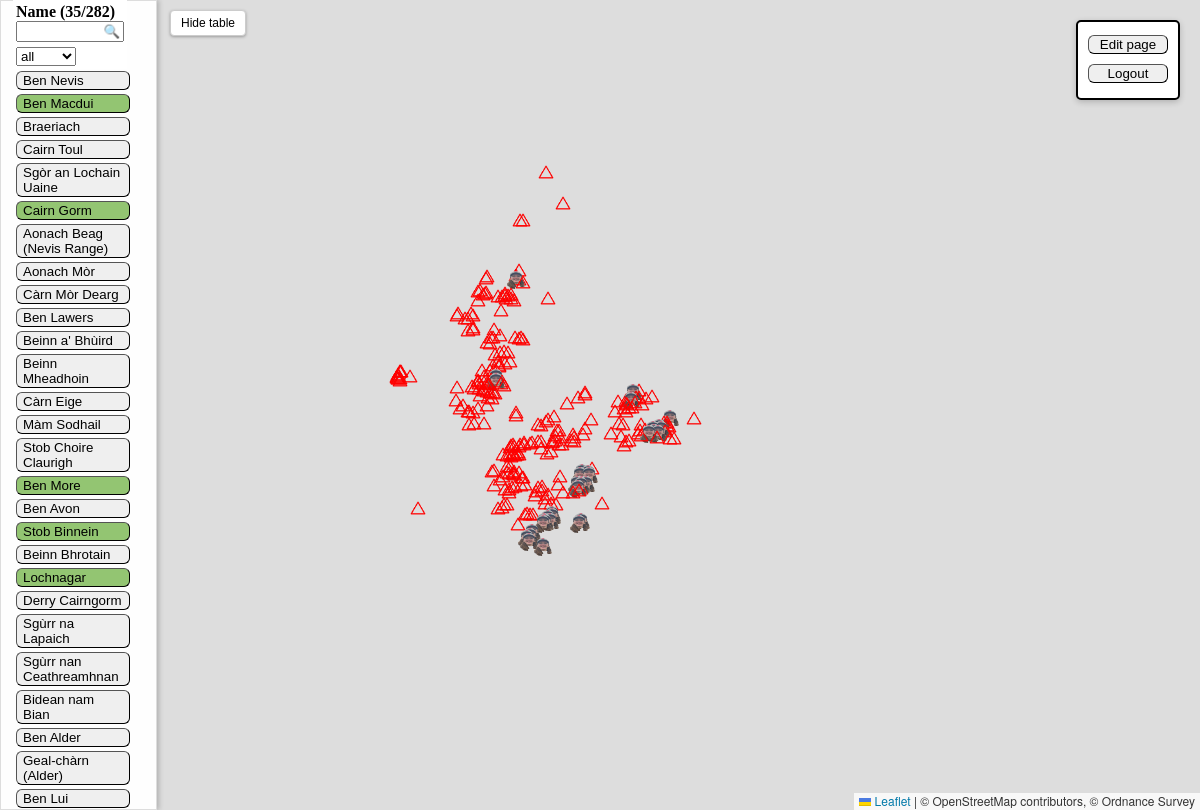
Page /amy/view (signed in) on the committed database.
### tables this page shows
CREATE TABLE munros (
                    munro_id TEXT PRIMARY KEY,
                    name TEXT UNIQUE,
                    region TEXT,
                    height TEXT,
                    description TEXT,
                    whl_url TEXT,
                    latitude FLOAT,
                    longitude FLOAT
                );

CREATE TABLE bags (
                        user_id INTEGER NOT NULL,
                        munro_id INTEGER NOT NULL,
                        date TEXT NOT NULL,
                        distance TEXT,
                        friends TEXT,
                        notes TEXT,
                        FOREIGN KEY (user_id) REFERENCES users(user_id),
                        FOREIGN KEY (munro_id) REFERENCES munros(munro_id)
                        );

### app.py (the view)
@app.route("/<user>/view")
def user_profile_view(user):
    conn = sqlite3.connect("database.db")
    cursor = conn.cursor()
    cursor.execute(f"""SELECT COUNT(*) FROM users WHERE user_name = '{user}';""")
    count = cursor.fetchone()[0]
    conn.commit()
    conn.close()
    if count == 0:
        return render_template("lost_map.html")
    log_data, bag_total = get_user_complete_log(user)
    return render_template("user_map_view.html", log_data=log_data, user=user, bag_total=bag_total)

### routes/munro_data.py (called while the page is built)
def get_user_complete_log(user_name):
    import sqlite3
    import pandas as pd
    db_file = "database.db"
    conn = sqlite3.connect("database.db")
    df = pd.read_sql_query(f"SELECT * FROM munros", conn)
    complete_log_query = f"""SELECT m.munro_id, m.name, m.region, m.height, m.description, m.whl_url, m.latitude, m.longitude, b.user_id, b.date, b.distance, b.friends, b.notes
                        FROM munros m
                        LEFT JOIN users u
                        ON u.user_name = '{user_name}'
                        LEFT JOIN bags b
                        ON m.munro_id = b.munro_id
                        AND b.user_id = u.user_id;
                """
    bags_df  = pd.read_sql(complete_log_query, conn)
    conn.close()
    bag_data = bags_df.to_dict(orient='records')
    bag_total = str(len(bags_df[~bags_df["date"].isnull()]))
    return bag_data, bag_total

### templates/user_map_view.html (shortened to what this page needs)
<!DOCTYPE html>
<html>
<head>
  <link rel="stylesheet" href="/static/css/styles.css">
  <link rel="stylesheet" href="https://unpkg.com/leaflet@1.9.4/dist/leaflet.css"
/>
</head>
<body>
<div id="map"></div>
<div id="table_layer">
  <table id="mountainTable">
    <colgroup><col style="width: 120px"></colgroup>
    <thead id="tableHeader" style="position: fixed; top: 0; background: white; z-index: 1000;">
      <th style="text-align: left;">
        Name ({{ bag_total }}/282)<br>
        <input type="text" id="searchInput" placeholder="🔍" style="width: 100px; text-align: left;">
        <div style="padding-top:5px; display:flex; align-items:center; gap:10px;">
          <select style="width: 60px;" id="idFilter">
            <option value="">all</option>
          </select>
        </div>
      </th>
    <tbody style="display:block; margin-top: 55px;">
      {% for loc in log_data %}
        <tr>
            {% if loc.date is none %}
            <td id="gap" data-munro-id="{{loc.munro_id}}">
              <button onclick="goToLocation({{ loc.latitude }}, {{ loc.longitude }})">
              {{ loc.name }}
            </button>
            {% else %}
            <td id="{{loc.date[:4]}}" data-munro-id="{{loc.munro_id}}">
            <button style = "background-color: #93C572;"
                  onclick="goToLocation({{ loc.latitude }}, {{ loc.longitude }})">
              {{ loc.name }}
            </button>
            {% endif %}
          </td>
        </tr>
      {% endfor %}
    </tbody>
  </table>
</div>
<button id="toggleSidebar">Hide table</button>
<div id="navigate">
  <button style="width: 80px; margin-top: 10px;text-align: center;"onclick="window.location.href='/{{ user }}/edit'">Edit page</button>
  <button style="width: 80px; margin-top: 10px; text-align: center;" onclick="window.location.href='{{ url_for('logout') }}'">Logout</button>
</div>
</body>
</html>

### static/css/styles.css (style rules this page uses)
html, body { height: 100%; margin: 0; overflow: hidden; }
#map { position: absolute; top:0; left:0; width:100%; height:100%; z-index:0; }
#table_layer { display: block; position: absolute; top: 0; left: 0; width: 135px; height: 98.5dvh; background: rgba(255, 255, 255, 0.95); border: 1px solid #ddd; z-index: 1000; overflow-y: auto; padding: 10px; box-shadow: 2px 0 5px rgba(0,0,0,0.2); transition: transform 0.5s ease; }
#mountainTable td button { cursor: pointer; text-align: left; vertical-align: top; white-space: normal; width: 100%; }
#searchInput::placeholder { text-align: right; }
#toggleSidebar { position: absolute; top: 10px; left: 170px; z-index: 1100; padding: 5px 10px; background-color: #fff; border: 1px solid #ccc; border-radius: 4px; cursor: pointer; font-size: 12px; box-shadow: 0 1px 3px rgba(0,0,0,0.3); transition: left 0.5s ease; }
button { border-radius: 6px; border-width: 1px; border-color: black; cursor: pointer; background-color: D8D8D8; }
#navigate { position: fixed; top: 20px; right: 20px; padding: 3px 10px; background-color: white; color: black; border: 2px solid black; border-radius: 5px; box-shadow: 0 2px 6px rgba(0,0,0,0.2); text-align: center; width: 80px; height: 70px; }

### rows in the picture
munros: name "Ben Nevis"
bags: name "Ben Macdui"
munros: name "Braeriach"
munros: name "Cairn Toul"
munros: name "Sgòr an Lochain Uaine"
bags: name "Cairn Gorm"
munros: name "Aonach Beag (Nevis Range)"
munros: name "Aonach Mòr"
munros: name "Càrn Mòr Dearg"
munros: name "Ben Lawers"
munros: name "Beinn a' Bhùird"
munros: name "Beinn Mheadhoin"
munros: name "Càrn Eige"
munros: name "Màm Sodhail"
munros: name "Stob Choire Claurigh"
bags: name "Ben More"
munros: name "Ben Avon"
bags: name "Stob Binnein"
munros: name "Beinn Bhrotain"
bags: name "Lochnagar"
munros: name "Derry Cairngorm"
munros: name "Sgùrr na Lapaich"
munros: name "Sgùrr nan Ceathreamhnan"
munros: name "Bidean nam Bian"
munros: name "Ben Alder"
munros: name "Geal-chàrn (Alder)"
munros: name "Ben Lui"

### other values in the picture
{{ bag_total }} "35"
